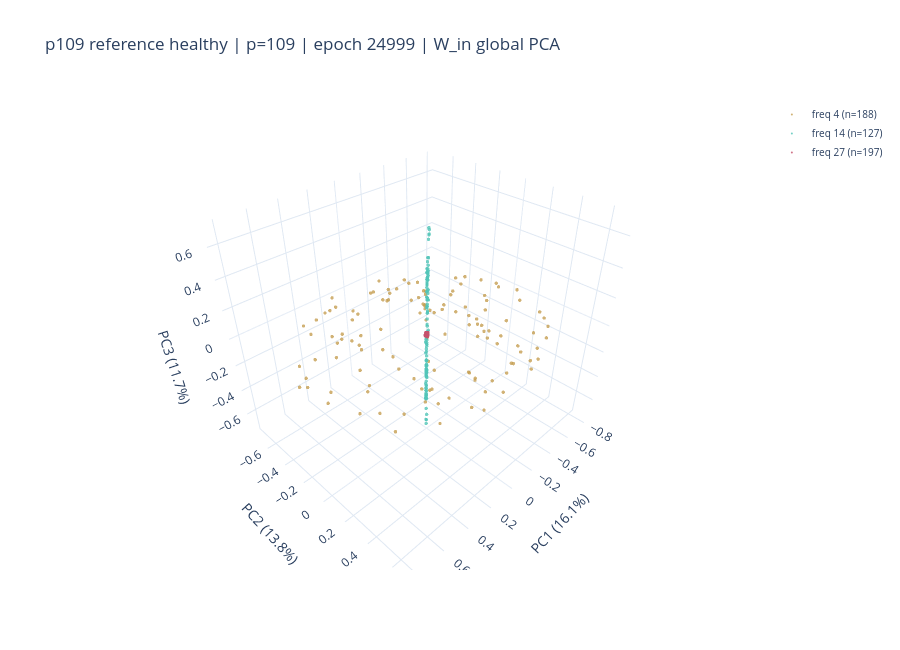

Notebook source saved alongside this figure:
### Code cell
# --- Run: p109 reference healthy, final epoch ---
prime, model_seed, data_seed, label = MODELS[0]
v = family.get_variant(prime=prime, seed=model_seed, data_seed=data_seed)

fig = plot_win_global_pca(v, epoch=None, title_prefix=f"{label} | ")
fig.show()
